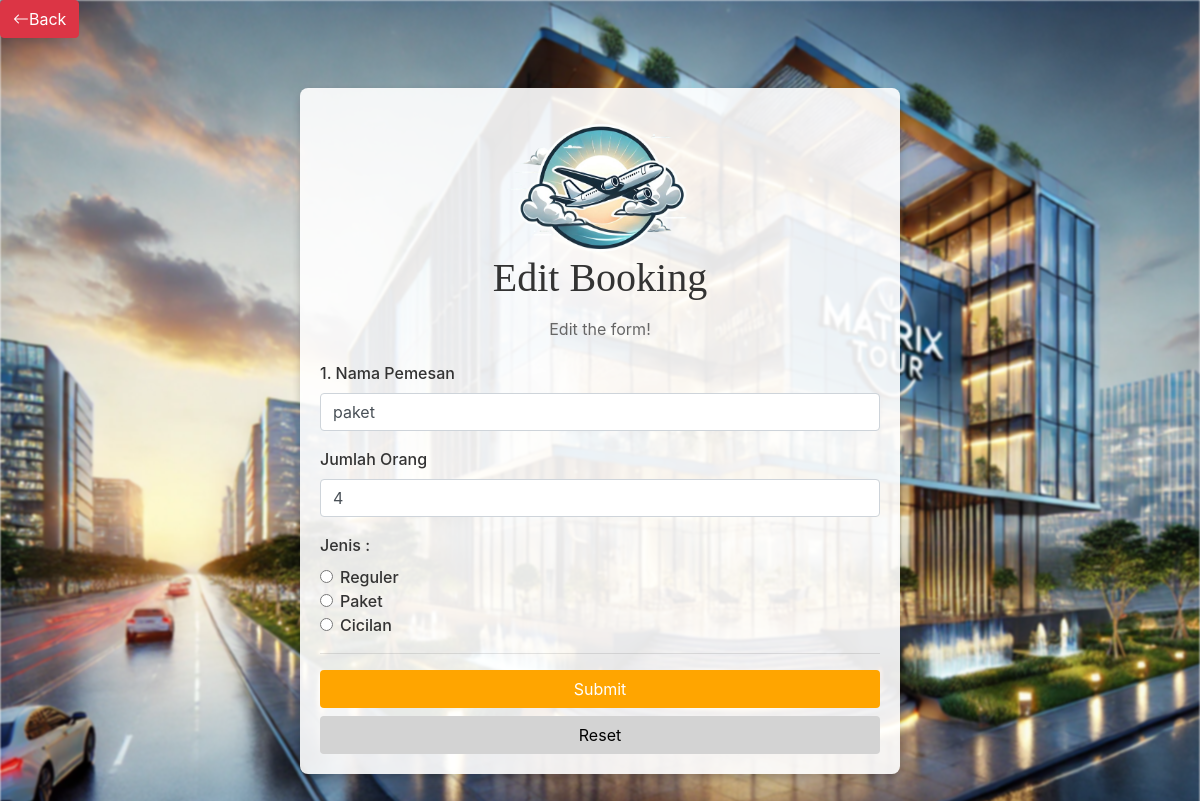
The app's page /php/edit.php?id_booking=119 with its own data.
### tables this page shows
CREATE TABLE `bookings` (
  `id_booking` int(11) NOT NULL,
  `id_tour` int(11) NOT NULL,
  `nama_pemesan` varchar(255) NOT NULL,
  `jml_orang` int(11) NOT NULL,
  `jenis` enum('Reguler','Paket','Cicilan') NOT NULL,
  `tgl_pemesanan` datetime NOT NULL,
  `keuntungan` decimal(15,2) NOT NULL
);

### php/edit.php (the view, shortened to what this page needs)
<?php
include 'koneksi.php';
if(isset($_GET["id_booking"])){
    $id_booking = $_GET['id_booking'];
    $sql = "SELECT * FROM bookings WHERE id_booking = ?";
    $stmt = $conn->prepare($sql);
    $stmt->bind_param("i", $id_booking);
    $stmt->execute();
    $result = $stmt->get_result();
    if($result->num_rows > 0){
        $sqlDetail = "SELECT * FROM bookings WHERE id_booking = ?";
        $stmtDetail = $conn->prepare($sqlDetail);
        $stmtDetail->bind_param("i", $id_booking);
        $stmtDetail->execute();
        $resultDetail = $stmtDetail->get_result();
        $detailPemesan = [];
        while ($rowDetail = $resultDetail->fetch_assoc()) {
            $detailPemesan[] = $rowDetail;
        }
    }else{
        echo "Data tidak ditemukan";
        exit;
    }
}else{
    echo "ID booking tidak ditemukan";
    exit;
}
if (!isset($jmlPemesan) || !is_numeric($jmlPemesan) || $jmlPemesan <= 0) {
    $jmlPemesan = 1;
}
?>
<!DOCTYPE html>
<html lang="en">
<head>
    <link href="https://stackpath.bootstrapcdn.com/bootstrap/4.5.2/css/bootstrap.min.css" rel="stylesheet">
    <link href="https://cdn.jsdelivr.net/npm/bootstrap-icons/font/bootstrap-icons.css" rel="stylesheet">
</head>
<body>
    <a class="btn btn-danger me-3" href="javascript:history.back()">
        <i class="bi bi-arrow-left"></i>Back
    </a>
    <div class="container">
        <header>
            <img src="../gambar/booking.png" alt="Airplane Logo" class="logo">
            <h1>Edit Booking</h1>
            <p>Edit the form!</p>
        </header>
        <main>
                    <form action="process_edit.php" method="POST">
                    <?php
                    for ($i = 1; $i <= $jmlPemesan; $i++){
                        $defaultNama = isset($detailPemesan[$i-1]['nama_pemesan']) ? $detailPemesan[$i-1]['nama_pemesan'] : '';
                        $defaultJumlahOrang = isset($detailPemesan[$i-1]['jml_orang']) ? $detailPemesan[$i-1]['jml_orang'] : '';
                        $defaultJenis = isset($detailPemesan[$i-1]['jenis']) ? $detailPemesan[$i-1]['jenis'] : '';
                        echo "<div class='form-group'>";
                        echo "    <label for='namaPemesan_$i'>$i. Nama Pemesan</label>";
                        echo "    <input type='text' class='form-control' id='namaPemesan_$i' name='namaPemesan[]' placeholder='Nama Pemesan' value='" . htmlspecialchars($defaultNama) . "' required>";
                        echo "</div>";
                        echo "<div class='form-group'>";
                        echo "    <label for='jumlahOrang_$i'>Jumlah Orang</label>";
                        echo "    <input type='number' class='form-control' id='jumlahOrang_$i' name='jumlahOrang[]' placeholder='0' min='1' value='" . htmlspecialchars($defaultJumlahOrang) . "' required>";
                        echo "</div>";
                        echo "<div class='form-group'>";
                        echo "    <label class='ms-2'>Jenis :</label>";
                        echo "    <div>";
                        echo "        <div class='form-check'>";
                        echo "            <input type='radio' class='form-check-input' id='jenisReguler_$i' name='jenis[]' value='Reguler' " . ($defaultJenis === 'Reguler' ? 'checked' : '') . " required>";
                        echo "            <label class='form-check-label' for='jenisReguler_$i'>Reguler</label>";
                        echo "        </div>";
                        echo "        <div class='form-check'>";
                        echo "            <input type='radio' class='form-check-input' id='jenisPaket_$i' name='jenis[]' value='Paket' " . ($defaultJenis === 'Promo' ? 'checked' : '') . ">";
                        echo "            <label class='form-check-label' for='jenisPaket_$i'>Paket</label>";
                        echo "        </div>";
                        echo "        <div class='form-check'>";
                        echo "            <input type='radio' class='form-check-input' id='jenisCicilan_$i' name='jenis[]' value='Cicilan' " . ($defaultJenis === 'Cicilan' ? 'checked' : '') . ">";
                        echo "            <label class='form-check-label' for='jenisCicilan_$i'>Cicilan</label>";
                        echo "        </div>";
                        echo "    </div>";
                        echo "</div>";
                        echo "<hr>";
                    }
                        echo "<button type='submit' class='btn btn-submit btn-block' name='submit_booking'>Submit</button>";
                        echo "<button type='reset' class='btn btn-reset btn-block'>Reset</button>";
                    echo "</form>";
            ?>
        </main>
    </div>
</body>
</html>

### php/edit.php (style rules this page uses)
.container { max-width: 600px; margin: 50px auto; padding: 20px; background-color: rgba(255, 255, 255, 0.9); border-radius: 8px; box-shadow: 0 4px 8px rgba(0, 0, 0, 0.2); position: relative; z-index: 5; }
.logo { width: 200px; border-radius: 50%; display: block; margin: 0 auto; }
h1, h2 { text-align: center; color: #333; margin-bottom: 15px; font-family: Lucida Sans; }
p { text-align: center; color: #666; margin-bottom: 20px; }
.form-group label { font-weight: 500; color: #333; }
.btn-submit { background-color: orange; color: white; }
.btn-reset { background-color: #d3d3d3; color: black; }

### records on screen
bookings: nama_pemesan "paket", jml_orang "4", jenis "☐ Reguler", jenis "☐ Paket", jenis "☐ Cicilan"
